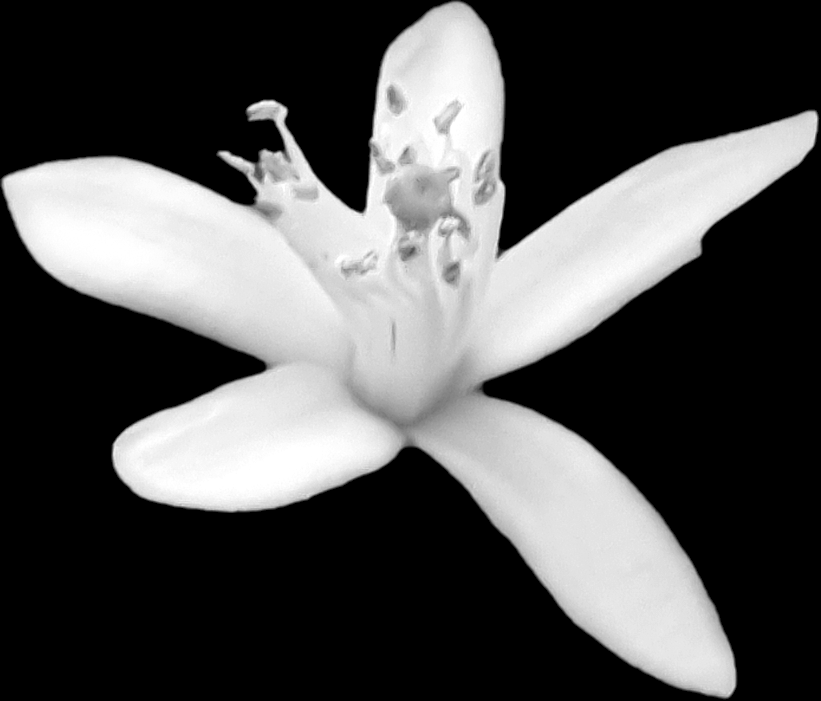
#> input picture images/object_localization/template_flower_gray.png, 821 x 701 px
$ jupyter execute 'Part 3.ipynb'
#> lines starting #> are read from the running program, lines starting #| are printed output that depends on the picture; after the words box and inside, x2 and y2 are one past the last pixel; in counts of white or black regions, pixels touching at a corner belong together
# Part 3: Real Object Localization (Generalized Hough Transform)

[cell 1]
import cv2
import numpy as np
import matplotlib.pyplot as plt
import time
import os

# Helper for execution profiling
def profile_time(start_time, part_name):
    elapsed = time.time() - start_time
    print(f"Execution time for {part_name}: {elapsed:.4f} seconds")

## 1. Helper Functions (Vectorized Convolution & Edge Detection)

[cell 2]
def vectorized_conv2d_3x3(img, kernel):
    """
    Perform 2D convolution with a 3x3 kernel using NumPy array slicing.
    This fully avoids Python spatial loops and satisfies the vectorization requirement.
    """
    h, w = img.shape
    padded = np.pad(img, pad_width=1, mode='constant', constant_values=0)
    output = np.zeros((h, w), dtype=np.float64)

    # Vectorized computation across the entire image
    # Only loops over the 3x3 kernel dimensions (9 iterations = O(1))
    for i in range(3):
        for j in range(3):
            output += padded[i:i+h, j:j+w] * kernel[i, j]

    return output

def compute_edges_and_gradients(img, threshold=50):
    """
    Compute edge magnitude and gradient direction using Sobel operators from scratch.
    """
    # Sobel kernels
    Kx = np.array([[-1, 0, 1], [-2, 0, 2], [-1, 0, 1]], dtype=np.float64)
    Ky = np.array([[-1, -2, -1], [0, 0, 0], [1, 2, 1]], dtype=np.float64)

    # Convolution from scratch
    Gx = vectorized_conv2d_3x3(img, Kx)
    Gy = vectorized_conv2d_3x3(img, Ky)

    # Magnitude and Direction (phi in radians)
    magnitude = np.sqrt(Gx**2 + Gy**2)
    phi = np.arctan2(Gy, Gx) # Returns values between -pi and pi

    # Thresholding to obtain edge map
    edge_map = (magnitude > threshold).astype(np.uint8)

    return edge_map, Gx, Gy, magnitude, phi

## 2. Load Images and Preprocessing

[cell 3]
# File Paths
template_path = 'images/object_localization/template_flower_gray.png'
test_color_path = 'images/object_localization/test_flower_original.jpg'

start_time = time.time()

# Load images (cv2.imread is explicitly allowed)
template_img = cv2.imread(template_path, cv2.IMREAD_GRAYSCALE)
#> template_img is the input picture: shape (701, 821); min 0, max 255, mean 81.7
test_color_img = cv2.imread(test_color_path, cv2.IMREAD_COLOR)
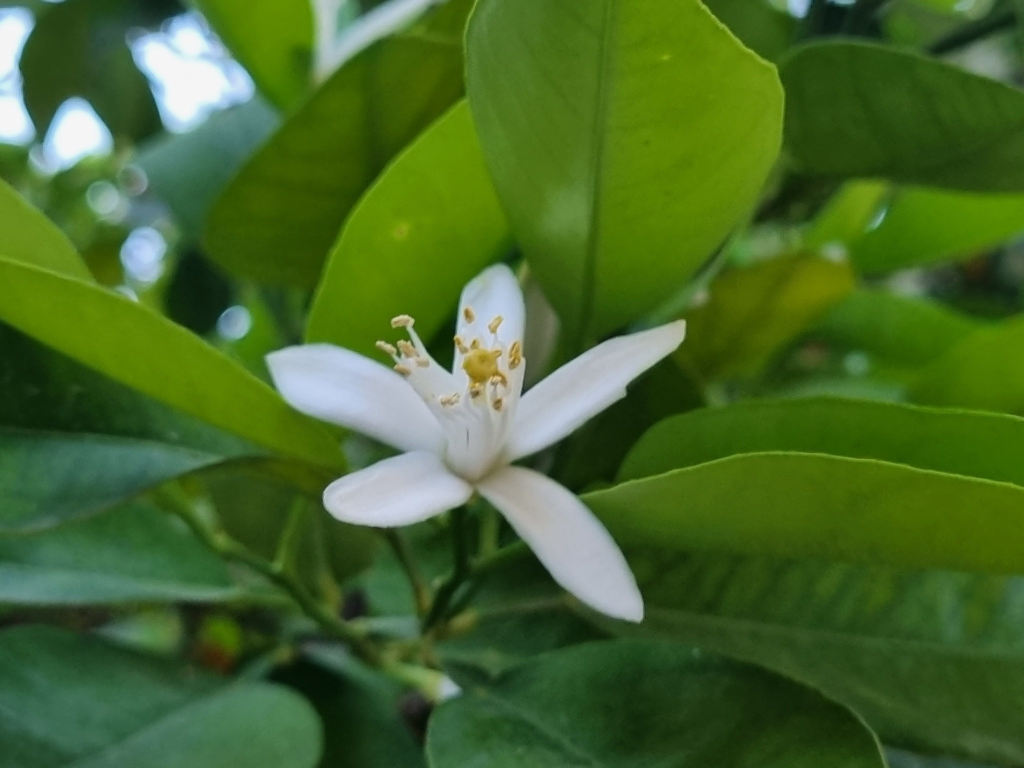
#> input picture images/object_localization/test_flower_original.jpg, 2048 x 1536 px (shown at 1/2 size)
#> test_color_img is the input picture: shape (1536, 2048, 3); mean B, G, R 42.4, 102.9, 69.9

# Conversions (cv2.cvtColor is explicitly allowed for basic color space conversions)
test_rgb = cv2.cvtColor(test_color_img, cv2.COLOR_BGR2RGB)
test_gray = cv2.cvtColor(test_color_img, cv2.COLOR_BGR2GRAY)

# Cast to float for mathematical opertaions
template_img_f = template_img.astype(np.float64)
test_gray_f = test_gray.astype(np.float64)

# Set an appropriate edge threshold
edge_thresh = 150

# Compute Edges for Template and Test images
template_edge_map, _, _, template_mag, template_phi = compute_edges_and_gradients(template_img_f, threshold=edge_thresh)
#> after the loop in vectorized_conv2d_3x3 (call 2), `for i in range(3):`:
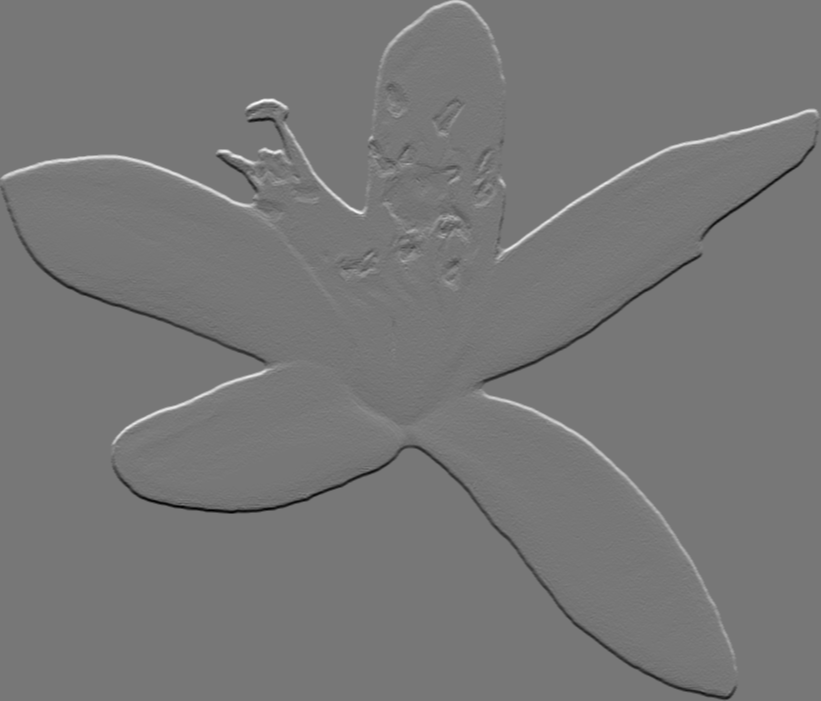
#> output: shape (701, 821) float64; min -581, max 658, mean 0; drawn with min black and max white
#> in compute_edges_and_gradients, `edge_map = (magnitude > threshold).astype(np.uint8)`:
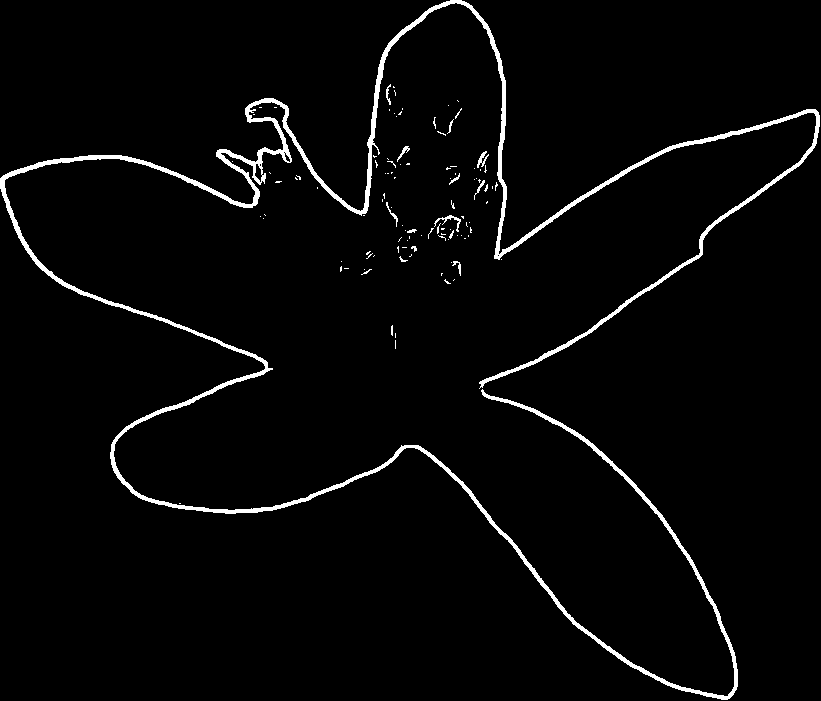
#> edge_map: shape (701, 821); values 0 (black) and 1 (white), 2.9% white; 108 white regions (93 under 20 px), largest, box (x1, y1, x2, y2) and area: (0, 0, 820, 700) 15682, (434, 215, 461, 232) 103, (477, 151, 489, 168) 81
test_edge_map, _, _, test_mag, test_phi = compute_edges_and_gradients(test_gray_f, threshold=edge_thresh)
#> after the loop in vectorized_conv2d_3x3 (call 3), `for i in range(3):`:
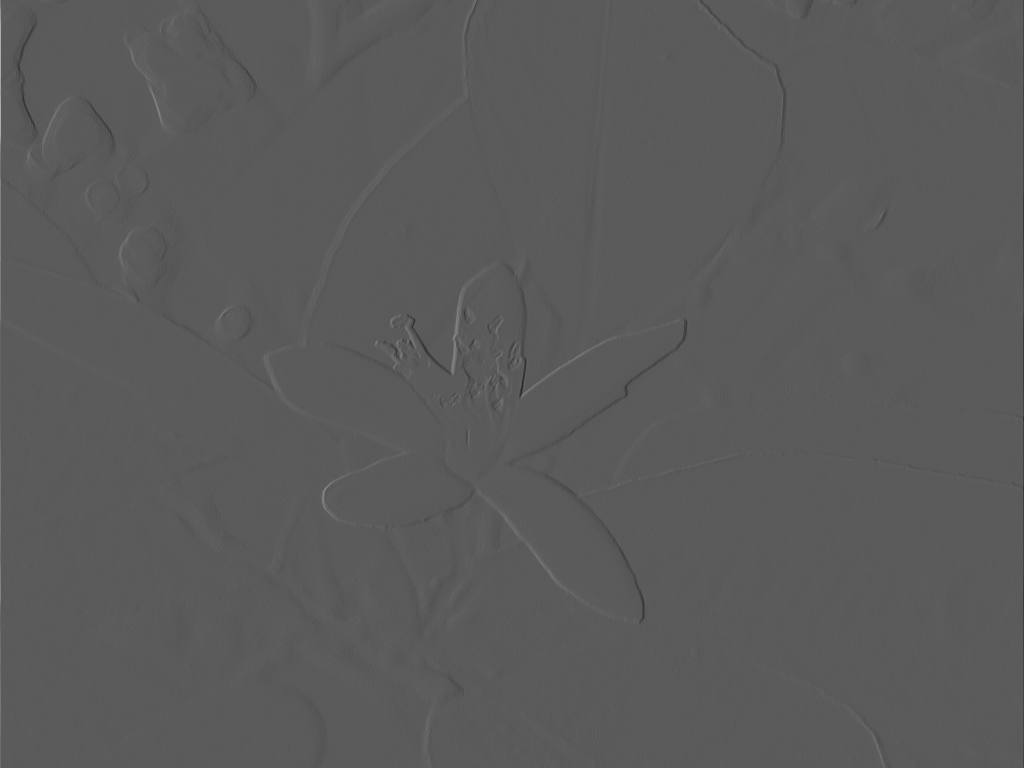
#> output: shape (1536, 2048) float64 (shown at 1/2 size); min -545, max 984, mean 0; drawn with min black and max white
#> in compute_edges_and_gradients (call 2), `edge_map = (magnitude > threshold).astype(np.uint8)`: edge_map: shape (1536, 2048); values 0 (black) and 1 (white), 0.47% white in thin lines or dots

profile_time(start_time, "Preprocessing & Edge Detection")

## 3. $\phi$-Table (R-Table) Construction

[cell 4]
def build_r_table_vectorized(edge_map, phi, num_bins=180):
    """
    Build the R-Table for the Generalized Hough Transform.
    """
#> called with num_bins = 180
    # Reference point: center of the template
    yc, xc = edge_map.shape[0] // 2, edge_map.shape[1] // 2
#> yc = 350; xc = 410
    r_table = {i: [] for i in range(num_bins)}

    # Extract only valid edge pixels
    edges_y, edges_x = np.nonzero(edge_map)
#> edges_y = 16764 values from 0 to 699; edges_x = 16764 values, max 819 at index 1737, min 0 at index 5777, mean 418
    angles = phi[edges_y, edges_x]
#> angles = 16764 values, max 3.14 at index 1039, min -3.14 at index 2035, mean 0.106

    # Binning angle: mapping [-pi, pi] to [0, num_bins-1]
    phi_binned = np.floor((angles + np.pi) / (2 * np.pi) * num_bins).astype(int)
#> phi_binned = 16764 values, max 180 at index 1039, min 0 at index 1037, mean 92.52
    phi_binned = np.clip(phi_binned, 0, num_bins - 1)
#> phi_binned = 16764 values, max 179 at index 857, min 0 at index 1037, mean 92.52

    # Calculate displacement vectors from the edge points to the reference center
    dy = yc - edges_y
#> dy = 16764 values, max 350 at index 0, min -349 at index 16757, mean 54.11
    dx = xc - edges_x
#> dx = 16764 values, max 410 at index 5777, min -409 at index 1737, mean -7.96

    # Build dictionary map
    for b, y, x in zip(phi_binned, dy, dx):
        r_table[b].append((y, x))
#> this loop made 16764 passes
#> (b, y, x) on passes 1 to 3: (124, 350, -40), (124, 350, -41), (130, 350, -42)

    # Convert lists to NumPy arrays for faster vectorized broadcast processing later
    for k in r_table:
        r_table[k] = np.array(r_table[k])
        if r_table[k].shape[0] == 0:
            r_table[k] = np.empty((0, 2), dtype=int)

    return r_table, xc, yc

start_time = time.time()
num_gradient_bins = 180
r_table, template_xc, template_yc = build_r_table_vectorized(template_edge_map, template_phi, num_bins=num_gradient_bins)
#> r_table = 180 items; template_xc = 410; template_yc = 350
profile_time(start_time, "R-Table Construction")

## 4. Generalized Hough Voting

[cell 5]
def generalized_hough_voting_vectorized(test_edge_map, test_phi, r_table, num_bins=180):
    """
    Apply voting to the test image using the fully vectorized array operations.
    """
#> called with num_bins = 180
    h, w = test_edge_map.shape
#> h = 1536; w = 2048
    accumulator = np.zeros((h, w), dtype=np.float64)

    # Extract only valid edge pixels
    edges_y, edges_x = np.nonzero(test_edge_map)
#> edges_y = 14877 values from 0 to 1535; edges_x = 14877 values, max 2047 at index 1914, min 0 at index 0, mean 989.9
    angles = test_phi[edges_y, edges_x]
#> angles = 14877 values, max 3.14 at index 1924, min -3.14 at index 4218, mean 0.232

    # Binning angle mapping
    phi_binned = np.floor((angles + np.pi) / (2 * np.pi) * num_bins).astype(int)
#> phi_binned = 14877 values, max 180 at index 1924, min 0 at index 1919, mean 96.19
    phi_binned = np.clip(phi_binned, 0, num_bins - 1)
#> phi_binned = 14877 values, max 179 at index 1924, min 0 at index 1919, mean 96.17

    # Iterate dynamically only over bins that actually exist in the image
    unique_bins = np.unique(phi_binned)
#> unique_bins = 180 values from 0 to 179

    for b in unique_bins:
        offsets = r_table.get(b, np.empty((0, 2)))

        # Skip if no template vectors mapping for this direction
        if offsets.shape[0] == 0:
            continue

        mask = (phi_binned == b)
        y_b = edges_y[mask] # Shape: (M,)
        x_b = edges_x[mask] # Shape: (M,)

        dy = offsets[:, 0] # Shape: (N,)
        dx = offsets[:, 1] # Shape: (N,)

        # Heavy NumPy Vectorization (Broadcasting)
        # Calculates all (y+dy, x+dx) combinations without loops
        # votes_y shape: (M, N) expanded and unraveled to 1D
        votes_y = (y_b[:, None] + dy[None, :]).ravel()
        votes_x = (x_b[:, None] + dx[None, :]).ravel()

        # Filter strictly out of bounds votes
        valid = (votes_y >= 0) & (votes_y < h) & (votes_x >= 0) & (votes_x < w)

        # Fast direct array 2D accumulation mapping
        np.add.at(accumulator, (votes_y[valid], votes_x[valid]), 1)
#> this loop made 180 passes
#> (y_b, x_b) on passes 40, 56, 57: ([333, 1013, 1034, 1042, 1043, 1044, 1053, 1057], [142, 910, 862, 841, 839, 835, 771, 770]), ([653, 1042, 1043, 1043, 1048, 1050], [799, 686, 682, 686, 717, 734]), ([1039, 1039, 1040, 1041, 1044, 1045, 1235], [675, 677, 679, 680, 691, 691, 1223])

    return accumulator

start_time = time.time()
accumulator = generalized_hough_voting_vectorized(test_edge_map, test_phi, r_table, num_bins=num_gradient_bins)
profile_time(start_time, "Generalized Hough Voting")

## 5. Object Localization & Visualization

[cell 6]
# Peak Detection
max_idx = np.argmax(accumulator)
#> max_idx = 1811386
est_yc, est_xc = np.unravel_index(max_idx, accumulator.shape)
#> est_yc = 884; est_xc = 954

print(f"Target object estimated center localized at: (x={est_xc}, y={est_yc})")
#| Target object estimated center localized at: (x=954, y=884)

# Constructing visual deliverables
fig, axes = plt.subplots(2, 3, figsize=(18, 10))
axes = axes.ravel()

# 1. Original Test Image
axes[0].imshow(test_rgb)
axes[0].set_title("Original Test Image")
axes[0].axis('off')

# 2. Grayscale Test Image
axes[1].imshow(test_gray, cmap='gray')
axes[1].set_title("Grayscale Test Image")
axes[1].axis('off')

# 3. Edge Map
axes[2].imshow(test_edge_map, cmap='gray')
axes[2].set_title("Edge Map")
axes[2].axis('off')

# 4. Hough Accumulator Heatmap
axes[3].imshow(accumulator, cmap='hot')
axes[3].set_title("Hough Accumulator Heatmap")
axes[3].axis('off')

# 5. Final Detected Location
axes[4].imshow(test_rgb.copy())
axes[4].set_title("Final Detected Location")
axes[4].axis('off')

# Draw bounding box identifying the scaled template size match and center
th, tw = template_edge_map.shape
#> th = 701; tw = 821
top_left_x = est_xc - template_xc
#> top_left_x = 544
top_left_y = est_yc - template_yc
#> top_left_y = 534
rect = plt.Rectangle((top_left_x, top_left_y), tw, th, edgecolor='lime', facecolor='none', linewidth=3)
axes[4].add_patch(rect)
axes[4].plot(est_xc, est_yc, 'rx', markersize=12, linewidth=3) # Highlight Peak Location

axes[5].axis('off') # Hide unused final subplot

plt.tight_layout()
plt.show()

[cell 7]
# Testing Edge Thresholds [100, 150, 200]
test_thresholds = [50, 150, 310]
num_gradient_bins = 180

fig, axes = plt.subplots(len(test_thresholds), 3, figsize=(18, 5 * len(test_thresholds)))

for i, test_th in enumerate(test_thresholds):
    # 1. Edge Detection
    temp_edge_map, _, _, _, temp_phi = compute_edges_and_gradients(template_img_f, threshold=test_th)
    tst_edge_map, _, _, _, tst_phi = compute_edges_and_gradients(test_gray_f, threshold=test_th)

    # 2. R-Table Construction
    r_tab, t_xc, t_yc = build_r_table_vectorized(temp_edge_map, temp_phi, num_bins=num_gradient_bins)

    # 3. Generalized Hough Voting
    accum = generalized_hough_voting_vectorized(tst_edge_map, tst_phi, r_tab, num_bins=num_gradient_bins)

    # 4. Localization
    max_id = np.argmax(accum)
    e_yc, e_xc = np.unravel_index(max_id, accum.shape)

    # 5. Visualizations

    # Edge Map
    axes[i, 0].imshow(tst_edge_map, cmap='gray')
    axes[i, 0].set_title(f"Edge Map (Threshold {test_th})")
    axes[i, 0].axis('off')

    # Accumulator Heatmap
    axes[i, 1].imshow(accum, cmap='hot')
    axes[i, 1].set_title(f"Hough Accumulator Heatmap (Threshold {test_th})")
    axes[i, 1].axis('off')

    # Final Detected Location
    axes[i, 2].imshow(test_rgb.copy())
    axes[i, 2].set_title(f"Final Detected Location (Threshold {test_th})")
    axes[i, 2].axis('off')

    if accum.max() > 0:
        t_h, t_w = temp_edge_map.shape
        t_l_x = e_xc - t_xc
        t_l_y = e_yc - t_yc
        rect_patch = plt.Rectangle((t_l_x, t_l_y), t_w, t_h, edgecolor='lime', facecolor='none', linewidth=3)
        axes[i, 2].add_patch(rect_patch)
        axes[i, 2].plot(e_xc, e_yc, 'rx', markersize=12, linewidth=3)
#> this loop made 3 passes
#> (max_id, e_yc, e_xc, t_l_x, t_l_y) on passes 1 to 3: (1811385, 884, 953, 543, 534), (1811386, 884, 954, 544, 534), (1845153, 900, 1953, 1543, 550)
#> pass 1, in compute_edges_and_gradients (call 4), `edge_map = (magnitude > threshold).astype(np.uint8)`:
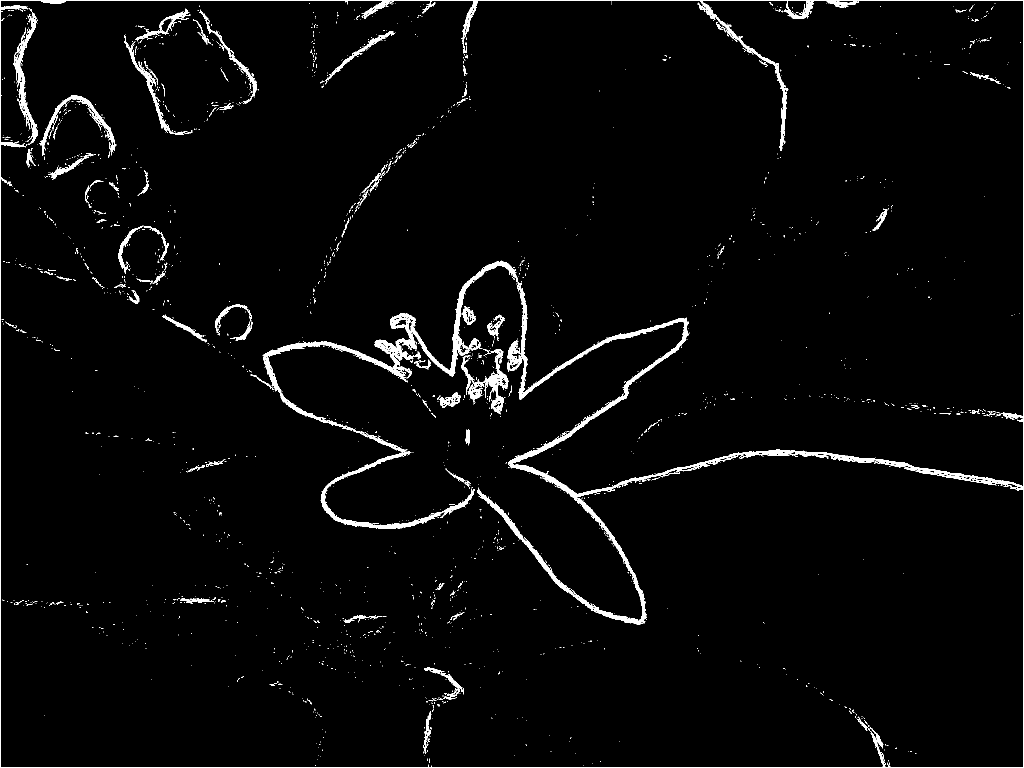
#> edge_map: shape (1536, 2048) (shown at 1/2 size); values 0 (black) and 1 (white), 2.6% white; 2216 white regions (2089 under 20 px), largest, box (x1, y1, x2, y2) and area: (0, 0, 2048, 1536) 46512, (641, 862, 949, 1058) 4473, (923, 698, 1017, 827) 2881
#> after the loop: tst_edge_map: shape (1536, 2048); values 0 (black) and 1 (white), 0.13% white in thin lines or dots

plt.tight_layout()
plt.show()
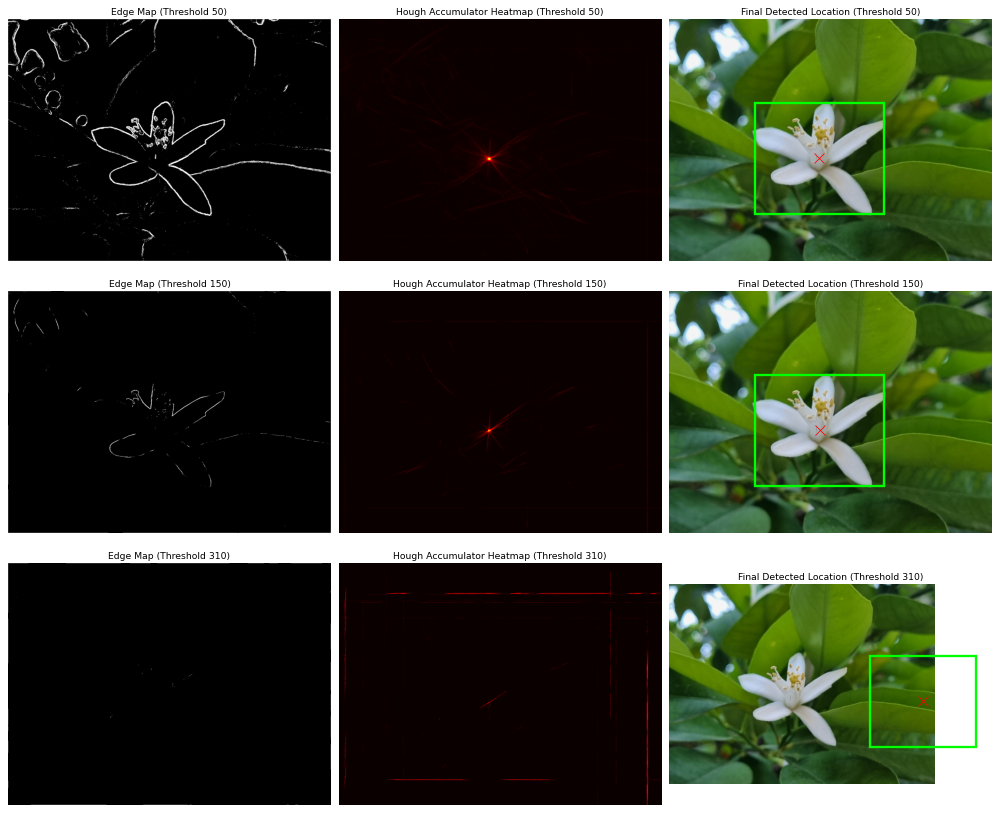
#> figure drawn by matplotlib, 9 panels
